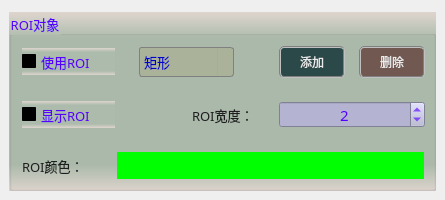
     <widget class="QWidget" name="tab_2">
      <attribute name="title">
       <string>ROI设置</string>
      </attribute>
      <widget class="QGroupBox" name="groupCamera_8">
       <property name="geometry">
        <rect>
         <x>9</x>
         <y>12</y>
         <width>427</width>
         <height>179</height>
        </rect>
       </property>
       <property name="font">
        <font>
         <family>微软雅黑</family>
         <pointsize>10</pointsize>
        </font>
       </property>
       <property name="styleSheet">
        <string notr="true">background-color: qlineargradient(x1:0, y1:0, x2:0, y2:1, stop:0 #dfd5cf, stop: 0.15 #acbbac, stop: 0.85 #acbbac,stop:1 #dfd5cf);
color: rgb(85, 0, 255);</string>
       </property>
       <property name="title">
        <string>ROI对象</string>
       </property>
       <widget class="QCheckBox" name="checkUseROI">
        <property name="geometry">
         <rect>
          <x>13</x>
          <y>36</y>
          <width>93</width>
          <height>27</height>
         </rect>
        </property>
        <property name="sizePolicy">
         <sizepolicy hsizetype="Fixed" vsizetype="Fixed">
          <horstretch>0</horstretch>
          <verstretch>0</verstretch>
         </sizepolicy>
        </property>
        <property name="font">
         <font>
          <family>微软雅黑</family>
          <pointsize>10</pointsize>
         </font>
        </property>
        <property name="styleSheet">
         <string notr="true">QCheckBox{
    color: rgb(30, 30, 30);
	border-style: flat;
	background: transparent;
}
QCheckBox::indicator {
    width: 17px;
    height: 17px;    
}
QCheckBox::indicator::unchecked {
    image: url(:/resource/untick.png);
}
QCheckBox::indicator::checked {
    image: url(:/resource/tick.png);
};</string>
        </property>
        <property name="text">
         <string>使用ROI</string>
        </property>
        <property name="iconSize">
         <size>
          <width>22</width>
          <height>22</height>
         </size>
        </property>
       </widget>
       <widget class="QComboBox" name="comboROIShape">
        <property name="geometry">
         <rect>
          <x>130</x>
          <y>35</y>
          <width>95</width>
          <height>30</height>
         </rect>
        </property>
        <property name="font">
         <font>
          <family>微软雅黑</family>
          <pointsize>10</pointsize>
         </font>
        </property>
        <property name="styleSheet">
         <string notr="true">QComboBox {
    border: 1px solid gray;
    border-radius: 3px;  
    min-width: 5em;
    color: rgb(0, 0, 200);
	background-color: rgba(170, 170, 127,100);
}
QComboBox::drop-down {
    subcontrol-origin: padding;
    subcontrol-position: top right;
    width: 15px; 
    border-left-width: 1px;
    border-left-color: darkgray;
    border-left-style: solid;
    border-top-right-radius: 3px;
    border-bottom-right-radius: 3px;
}

QComboBox::down-arrow {
    image: url(:/resource/down.png);
} 
QComboBox::down-arrow:on {
    top: 1px;
    left: 1px;
}</string>
        </property>
        <item>
         <property name="text">
          <string>矩形</string>
         </property>
        </item>
        <item>
         <property name="text">
          <string>旋转矩形</string>
         </property>
        </item>
        <item>
         <property name="text">
          <string>圆形</string>
         </property>
        </item>
        <item>
         <property name="text">
          <string>多边形</string>
         </property>
        </item>
       </widget>
       <widget class="QPushButton" name="btnAddROI">
        <property name="geometry">
         <rect>
          <x>270</x>
          <y>34</y>
          <width>66</width>
          <height>32</height>
         </rect>
        </property>
        <property name="sizePolicy">
         <sizepolicy hsizetype="Fixed" vsizetype="Fixed">
          <horstretch>0</horstretch>
          <verstretch>0</verstretch>
         </sizepolicy>
        </property>
        <property name="minimumSize">
         <size>
          <width>60</width>
          <height>30</height>
         </size>
        </property>
        <property name="font">
         <font>
          <family>微软雅黑</family>
          <pointsize>9</pointsize>
         </font>
        </property>
        <property name="styleSheet">
         <string notr="true">QWidget{ background-color: rgba(9, 42, 47, 200);}
QWidget{ color: rgb(235, 235, 235);}
QWidget{ border: 2px groove gray;border-radius: 5px;padding: 2px 4px;}
QPushButton:hover{ background-color: rgb(9, 62, 52);}
QPushButton:pressed{background-color: rgb(9, 82, 72);}</string>
        </property>
        <property name="text">
         <string>添加</string>
        </property>
       </widget>
       <widget class="QPushButton" name="btnDeleteROI">
        <property name="geometry">
         <rect>
          <x>350</x>
          <y>34</y>
          <width>66</width>
          <height>32</height>
         </rect>
        </property>
        <property name="minimumSize">
         <size>
          <width>60</width>
          <height>30</height>
         </size>
        </property>
        <property name="font">
         <font>
          <family>微软雅黑</family>
          <pointsize>9</pointsize>
         </font>
        </property>
        <property name="styleSheet">
         <string notr="true">QWidget{ background-color: rgba(97, 63, 56, 200);}
QWidget{ color: rgb(235, 235, 235);}
QWidget{ border: 2px groove gray;border-radius: 5px;padding: 2px 4px;}
QPushButton:hover{ background-color: rgb(97, 83, 76);}
QPushButton:pressed{background-color: rgb(117, 83, 96);}</string>
        </property>
        <property name="text">
         <string>删除</string>
        </property>
       </widget>
       <widget class="QCheckBox" name="checkViewROI">
        <property name="geometry">
         <rect>
          <x>13</x>
          <y>89</y>
          <width>93</width>
          <height>27</height>
         </rect>
        </property>
        <property name="sizePolicy">
         <sizepolicy hsizetype="Fixed" vsizetype="Fixed">
          <horstretch>0</horstretch>
          <verstretch>0</verstretch>
         </sizepolicy>
        </property>
        <property name="font">
         <font>
          <family>微软雅黑</family>
          <pointsize>10</pointsize>
         </font>
        </property>
        <property name="styleSheet">
         <string notr="true">QCheckBox{
    color: rgb(30, 30, 30);
	border-style: flat;
	background: transparent;
}
QCheckBox::indicator {
    width: 17px;
    height: 17px;    
}
QCheckBox::indicator::unchecked {
    image: url(:/resource/untick.png);
}
QCheckBox::indicator::checked {
    image: url(:/resource/tick.png);
};</string>
        </property>
        <property name="text">
         <string>显示ROI</string>
        </property>
        <property name="iconSize">
         <size>
          <width>22</width>
          <height>22</height>
         </size>
        </property>
       </widget>
       <widget class="QLabel" name="label_16">
        <property name="geometry">
         <rect>
          <x>183</x>
          <y>93</y>
          <width>79</width>
          <height>19</height>
         </rect>
        </property>
        <property name="font">
         <font>
          <family>微软雅黑</family>
          <pointsize>10</pointsize>
         </font>
        </property>
        <property name="styleSheet">
         <string notr="true">color: rgb(30, 30, 30);
background: transparent;</string>
        </property>
        <property name="text">
         <string>ROI宽度：</string>
        </property>
       </widget>
       <widget class="QLabel" name="label_17">
        <property name="geometry">
         <rect>
          <x>13</x>
          <y>144</y>
          <width>79</width>
          <height>19</height>
         </rect>
        </property>
        <property name="font">
         <font>
          <family>微软雅黑</family>
          <pointsize>10</pointsize>
         </font>
        </property>
        <property name="styleSheet">
         <string notr="true">color: rgb(30, 30, 30);
background: transparent;</string>
        </property>
        <property name="text">
         <string>ROI颜色：</string>
        </property>
       </widget>
       <widget class="QPushButton" name="btnRoiColor">
        <property name="geometry">
         <rect>
          <x>108</x>
          <y>140</y>
          <width>307</width>
          <height>27</height>
         </rect>
        </property>
        <property name="styleSheet">
         <string notr="true">border:none;
background-color: rgba(0, 255, 0);</string>
        </property>
        <property name="text">
         <string/>
        </property>
       </widget>
       <widget class="QSpinBox" name="spinRoiW">
        <property name="geometry">
         <rect>
          <x>270</x>
          <y>89</y>
          <width>146</width>
          <height>27</height>
         </rect>
        </property>
        <property name="font">
         <font>
          <family>微软雅黑</family>
          <pointsize>11</pointsize>
         </font>
        </property>
        <property name="styleSheet">
         <string notr="true">QWidget{color: rgb(85, 0, 255);background-color: rgb(180, 180, 210);}
QSpinBox::up-button{
    border:transparent;
}
QSpinBox::down-button{
    border:transparent;
}
QSpinBox::up-arrow{
    image:url(:/resource/up.png);
}
QSpinBox::down-arrow{
    image:url(:/resource/down.png);
}</string>
        </property>
        <property name="alignment">
         <set>Qt::AlignCenter</set>
        </property>
        <property name="minimum">
         <number>1</number>
        </property>
        <property name="maximum">
         <number>100</number>
        </property>
        <property name="value">
         <number>2</number>
        </property>
       </widget>
      </widget>
     </widget>
